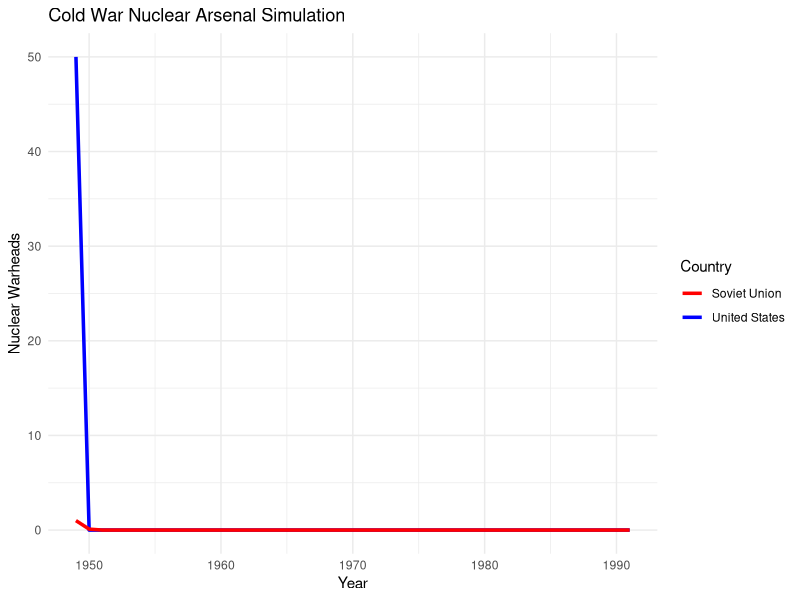
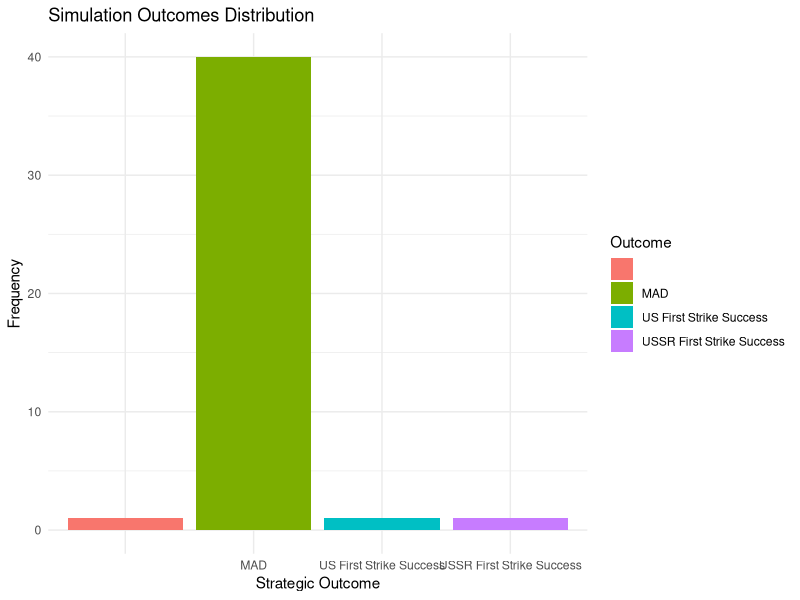

Here is the R script that generated these plots, in order:
# this file will contain simulations of the game theory analysis

# Cold War Nuclear Deterrence Game Theory Simulation
# Simulates US-USSR nuclear strategy interactions based on arsenal sizes
# Model incorporates Mutually Assured Destruction (MAD) principles[1][2]

library(ggplot2)
library(dplyr)

# Initialize parameters (values based on historical estimates[4][5])
params <- list(
  years = seq(1949, 1991),  # Cold War timeframe
  initial_us = 50,         # US nuclear stockpile 1949
  initial_ussr = 1,        # USSR nuclear stockpile 1949
  max_arsenal = 40000,     # Peak Soviet stockpile (1986)[4]
  detection_probability = 0.2,  # Chance of hidden weapons detection
  first_strike_success = 0.7,   # Probability of successful first strike
  retaliation_threshold = 0.3,  # Min surviving weapons needed for retaliation
  escalation_factor = 1.2       # Arms race multiplier
)

# Game theory payoff matrix (modified Prisoner's Dilemma)[1][2]
payoffs <- matrix(c(
  # Cooperate             Defect
  c(0, 0),               c(-10, 10),    # US Cooperate
  c(10, -10),            c(-100, -100)  # US Defect
), ncol = 2, byrow = TRUE)

simulate_cold_war <- function(params) {
  # Initialize data structure
  history <- data.frame(
    Year = params$years,
    US_Arsenal = numeric(length(params$years)),
    USSR_Arsenal = numeric(length(params$years)),
    US_Action = character(length(params$years)),
    USSR_Action = character(length(params$years)),
    Outcome = character(length(params$years))
  )
  
  # Set initial values
  history$US_Arsenal[1] <- params$initial_us
  history$USSR_Arsenal[1] <- params$initial_ussr
  
  for (i in 2:length(params$years)) {
    # Calculate perceived arsenal sizes with detection uncertainty
    us_perception <- history$US_Arsenal[i-1] * 
      (1 + params$detection_probability * runif(1, -0.5, 0.5))
    ussr_perception <- history$USSR_Arsenal[i-1] * 
      (1 + params$detection_probability * runif(1, -0.5, 0.5))
    
    # Strategic decision making based on MAD principles[1][2]
    us_action <- ifelse(ussr_perception > history$US_Arsenal[i-1] * params$retaliation_threshold,
                        "Cooperate", "Defect")
    ussr_action <- ifelse(us_perception > history$USSR_Arsenal[i-1] * params$retaliation_threshold,
                          "Cooperate", "Defect")
    
    # Update arsenals based on actions
    if (us_action == "Defect" && ussr_action == "Defect") {
      # Mutual assured destruction scenario[1]
      history$US_Arsenal[i] <- history$US_Arsenal[i-1] * 0.1
      history$USSR_Arsenal[i] <- history$USSR_Arsenal[i-1] * 0.1
      outcome <- "MAD"
    } else if (us_action == "Defect") {
      # First strike scenario
      if (runif(1) < params$first_strike_success) {
        history$USSR_Arsenal[i] <- history$USSR_Arsenal[i-1] * 0.1
        outcome <- "US First Strike Success"
      } else {
        history$US_Arsenal[i] <- history$US_Arsenal[i-1] * 0.5
        outcome <- "Failed First Strike"
      }
    } else if (ussr_action == "Defect") {
      # Soviet first strike
      if (runif(1) < params$first_strike_success) {
        history$US_Arsenal[i] <- history$US_Arsenal[i-1] * 0.1
        outcome <- "USSR First Strike Success"
      } else {
        history$USSR_Arsenal[i] <- history$USSR_Arsenal[i-1] * 0.5
        outcome <- "Failed First Strike"
      }
    } else {
      # Arms race dynamics[3][4]
      history$US_Arsenal[i] <- min(
        history$US_Arsenal[i-1] * params$escalation_factor,
        params$max_arsenal
      )
      history$USSR_Arsenal[i] <- min(
        history$USSR_Arsenal[i-1] * params$escalation_factor,
        params$max_arsenal
      )
      outcome <- "Arms Race"
    }
    
    # Store results
    history$US_Action[i] <- us_action
    history$USSR_Action[i] <- ussr_action
    history$Outcome[i] <- outcome
  }
  
  return(history)
}

# Run simulation and visualize results
set.seed(2023)
sim_results <- simulate_cold_war(params)

# Plot arsenal development
ggplot(sim_results, aes(x = Year)) +
  geom_line(aes(y = US_Arsenal, color = "United States"), linewidth = 1.2) +
  geom_line(aes(y = USSR_Arsenal, color = "Soviet Union"), linewidth = 1.2) +
  scale_color_manual(values = c("United States" = "blue", "Soviet Union" = "red")) +
  labs(title = "Cold War Nuclear Arsenal Simulation",
       y = "Nuclear Warheads",
       color = "Country") +
  theme_minimal()

# Display strategic outcomes
sim_results %>%
  group_by(Outcome) %>%
  summarise(Count = n(), .groups = 'drop') %>%
  ggplot(aes(x = Outcome, y = Count, fill = Outcome)) +
  geom_col() +
  labs(title = "Simulation Outcomes Distribution",
       x = "Strategic Outcome",
       y = "Frequency") +
  theme_minimal()
